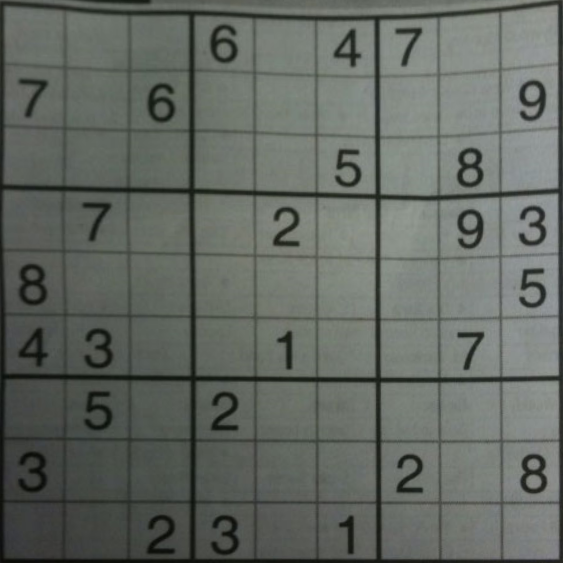
#> input picture suduko.png, 563 x 563 px, found by its file name
$ python threasholding.py
#> lines starting #> are read from the running program, lines starting #| are printed output that depends on the picture; after the words box and inside, x2 and y2 are one past the last pixel; in counts of white or black regions, pixels touching at a corner belong together
# [30 lines of commented-out code are left out]


import numpy as np
import cv2

img=cv2.imread(r'D:\SALMAN\pythonProject\computer_vision\suduko.png',0)
#> img: shape (563, 563); min 9, max 155, mean 101.4

img=cv2.resize(img,(300,300))
#> img: shape (300, 300)

cv2.imshow('img',img)

_,th1=cv2.threshold(img,127,255,cv2.THRESH_BINARY)
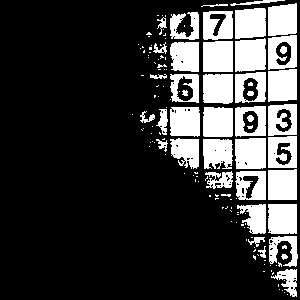
#> th1: shape (300, 300); 22.9% white; 137 white regions (93 under 20 px), largest, box (x1, y1, x2, y2) and area: (235, 38, 266, 72) 953, (235, 138, 266, 169) 927, (203, 41, 233, 72) 918
cv2.imshow('th1',th1)

th2=cv2.adaptiveThreshold(img,255,cv2.ADAPTIVE_THRESH_MEAN_C,cv2.THRESH_BINARY,11,2)
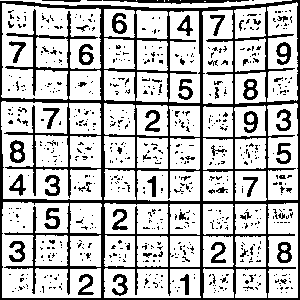
#> th2: shape (300, 300); 74.8% white; 695 black regions (638 under 20 px), largest, box (x1, y1, x2, y2) and area: (0, 0, 300, 300) 14628, (103, 0, 249, 4) 347, (10, 140, 25, 163) 206
th3=cv2.adaptiveThreshold(img,255,cv2.ADAPTIVE_THRESH_GAUSSIAN_C,cv2.THRESH_BINARY,11,2)
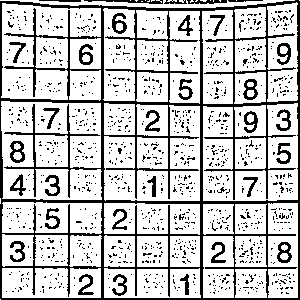
#> th3: shape (300, 300); 77.3% white; 1117 black regions (1083 under 20 px), largest, box (x1, y1, x2, y2) and area: (0, 0, 300, 300) 12932, (10, 141, 25, 163) 177, (277, 242, 292, 263) 167
cv2.imshow('th2',th2)
cv2.imshow('th3',th3)
cv2.waitKey()
cv2.destroyAllWindows()
